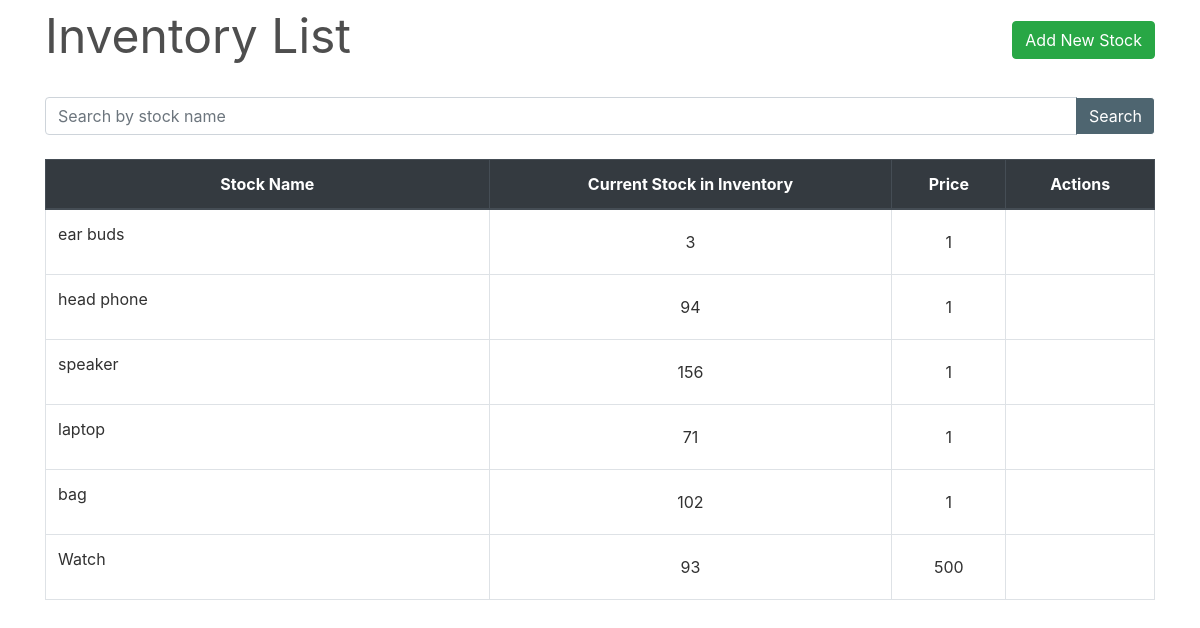
Screenshot of /inventory/ with the database file from the repository.
### inventory/models.py (models this page shows, shortened)
class Stock(models.Model):
    id = models.AutoField(primary_key=True)
    name = models.CharField(max_length=30, unique=True)
    price = models.IntegerField(null=True)
    quantity = models.IntegerField(default=1)
    is_deleted = models.BooleanField(default=False)

### inventory/views.py (the view)
class StockListView(FilterView):
    filterset_class = StockFilter
    queryset = Stock.objects.filter(is_deleted=False)
    template_name = 'inventory.html'
    paginate_by = 10

### inventory/templates/inventory.html (shortened to what this page needs)
{% extends "base.html" %}
{% load widget_tweaks %}
{% block content %}
    <div class="row" style="color: #4e4e4e; font-style: bold; font-size: 3rem; ">
        <div class="col-md-8">Inventory List</div>
        <div class="col-md-4">
            <div style="float:right;"> <a class="btn btn-success" href="{% url 'new-stock' %}">Add New Stock</a> </div>
        </div>
    </div>
    <div style="border-bottom: 1px solid white;"></div>
    <br>
    <table class="table table-css table-bordered table-hover">
        <form method="get">
            <div class="input-group search">
                {% render_field filter.form.name class="form-control textinput" placeholder="Search by stock name" %}
                <div class="input-group-append">
                   <button type="submit" class="btn btn-pink"> Search </button>
                </div>
            </div>
        </form>
        <br>
        <thead class="thead-dark align-middle">
            <tr>
                <th width="40%">Stock Name</th>
                <th>Current Stock in Inventory</th>
                <th>Price</th>
                <th>Actions</th>
            </tr>
        </thead>
{% if object_list %}
        <tbody>
            {% for stock in object_list %}
                <tr>
                    <td>
                        <p>{{ stock.name }}</p>
                    </td>
                    <td class="align-middle">{{ stock.quantity }}</td>
                    <td class="align-middle">{{ stock.price }}</td>
                    <td class="align-middle">
                    </td>
                </tr>
            {% endfor %}
        </tbody>
    </table>
{% else %}
        <tbody></tbody>
    </table>
    <br><br><br><br><br><br><br><br>
    <div style="color: #575757; font-style: bold; font-size: 1.5rem; text-align: center;">The records are empty. Please try adding some.</div>
{% endif %}
{% endblock content %}

### homepage/static/css/main.css (style rules this page uses)
body, html { height: 100%; }
p { color: rgb(49, 49, 49); }
a { color: #55b159; }
.table-css { color: #313131; }
.align-middle { text-align: center; }
.textinput { background-color: #ffffff; color: black; }
.btn-pink { color: #fff; background-color: #4e6570; border-color: #fff; border-left-color: #4e6570; }

### rows the page displays
Stock: name "ear buds", quantity "3", price "1"
Stock: name "head phone", quantity "94", price "1"
Stock: name "speaker", quantity "156", price "1"
Stock: name "laptop", quantity "71", price "1"
Stock: name "bag", quantity "102", price "1"
Stock: name "Watch", quantity "93", price "500"
